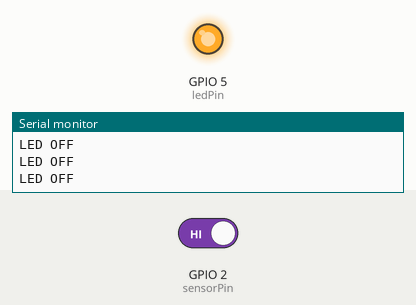
The program below on a simulated ESP32. Shown: output pins drawn as LEDs (lit = HIGH), the last lines printed to the serial monitor. Inputs (shaded band) come from the test bench; at power-on: GPIO 2 (sensorPin) HIGH.

Above: at 10.8 s.
10.9 s: GPIO 2 (sensorPin) driven LOW
At 15.4 s:
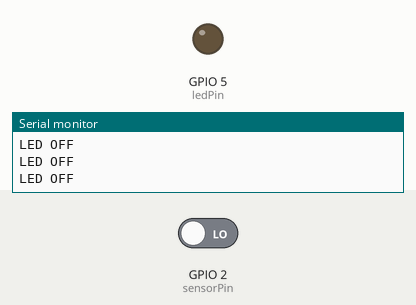
16.9 s: GPIO 2 (sensorPin) driven HIGH
At 18.0 s:
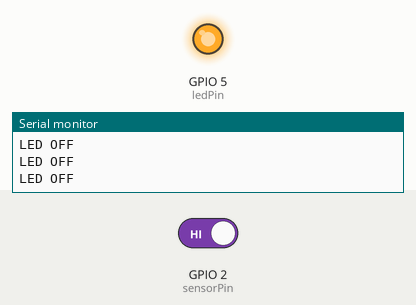
Timing chart, 0 to 19.9 s (numbered marks = the images above; inputs shaded):
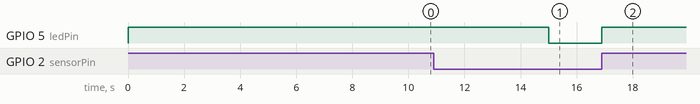

The program:

main.cpp
```cpp
#include <Arduino.h>
#define sensorPin 2 // RCWL-0516 connected to this pin
#define ledPin 5 // LED connected to this pin
int sensorVal = 0; // initial RCWL-0516 output value as seen by Nano
int led_fire_duration = 5000;

void setup() {

Serial.begin (115200); // initialize serial communication:

pinMode (sensorPin, INPUT);                               // RCWL-0516 output is input for Nano
pinMode (ledPin, OUTPUT);                                  // LED as OUTPUT
digitalWrite (ledPin, LOW);                                     // LED off at start
}

void loop(){

sensorVal = digitalRead (sensorPin);                     // read sensor value

if (sensorVal == LOW)
  {
   digitalWrite(ledPin, LOW);
   Serial.println("LED OFF");
   }

else
   {
   digitalWrite(ledPin, HIGH);
  Serial.println("LED OFF");
   delay (led_fire_duration);                                        // during this period the led will be ON
}
}
```

Measured:
- after the input at 10.9 s, GPIO 5 (ledPin): HIGH → LOW after 4.1 s
- after the input at 16.9 s, GPIO 5 (ledPin): LOW → HIGH at once
